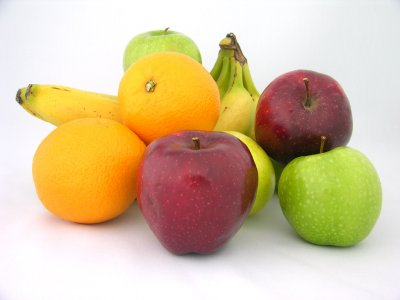
//> input picture week11/kadai02/fruit_image.jpg, 400 x 300 px
$ ./main   (built with g++ and OpenCV 4)
//> lines starting //> are read from the running program, lines starting //| are printed output that depends on the picture; after the words box and inside, x2 and y2 are one past the last pixel; in counts of white or black regions, pixels touching at a corner belong together
#include <iostream>
#include <opencv2/opencv.hpp>

#define FILE_NAME "fruit_image.jpg"

#define WINDOW_NAME_INPUT "input"
#define WINDOW_NAME_OUTPUT "output"
#define WINDOW_NAME_BIN "output bin"

#define H_MIN (12)
#define H_MAX (24)
#define S_MIN (195)
#define S_MAX (255)
#define V_MIN (180)
#define V_MAX (255)

#define WHITE_PIXEL (255)
#define BLACK_PIXEL (0)

int main(int argc, const char* argv[]) {
  cv::Mat src_img = cv::imread(FILE_NAME, cv::IMREAD_COLOR);
//> src_img is the input picture: 300 rows x 400 cols, CV_8UC3; mean B, G, R 155.7, 193, 214.5
  if (src_img.empty()) {
    fprintf(stderr, "Cannot read image file: %s.\n", FILE_NAME);
    return (-1);
  }

  cv::Mat bin_img = cv::Mat::zeros(src_img.size(), CV_8UC1);
  cv::Mat dst_img = src_img.clone();
  cv::Mat hsv_img;
  cv::cvtColor(src_img, hsv_img, cv::COLOR_BGR2HSV);
//> hsv_img: 300 rows x 400 cols, CV_8UC3; mean H, S, V 80.1, 83.8, 218.1

  for (int y = 0; y < hsv_img.rows; y++) {
    for (int x = 0; x < hsv_img.cols; x++) {
      cv::Vec3b p = hsv_img.at<cv::Vec3b>(y, x);
      int h = p[0];
      int s = p[1];
      int v = p[2];

      if (h < H_MIN || h > H_MAX) continue;
      if (s < S_MIN || s > S_MAX) continue;
      if (v < V_MIN || v > V_MAX) continue;

      bin_img.at<uchar>(y, x) = WHITE_PIXEL;
      dst_img.at<cv::Vec3b>(y, x) = cv::Vec3b(0, 255, 255);
    }
  }
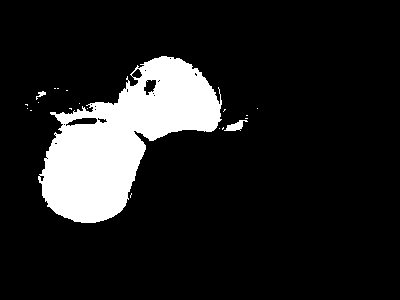
//> bin_img: 300 rows x 400 cols, CV_8UC1; 12.8% white; 20 white regions (17 under 20 px), largest, box (x1, y1, x2, y2) and area: (38, 56, 222, 223) 15114, (224, 120, 248, 131) 131, (36, 91, 46, 100) 37
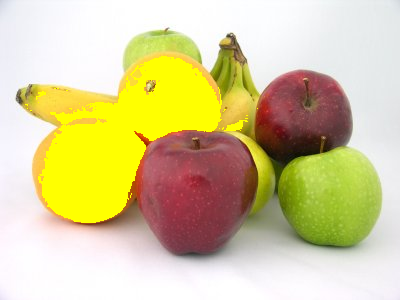
//> dst_img: 300 rows x 400 cols, CV_8UC3; 12.77% of pixels changed, all inside (x1, y1, x2, y2) = (25, 56, 258, 223)

  cv::imshow(WINDOW_NAME_INPUT, src_img);
  cv::imshow(WINDOW_NAME_OUTPUT, dst_img);
  cv::imshow(WINDOW_NAME_BIN, bin_img);
  cv::waitKey();

  return 0;
}
